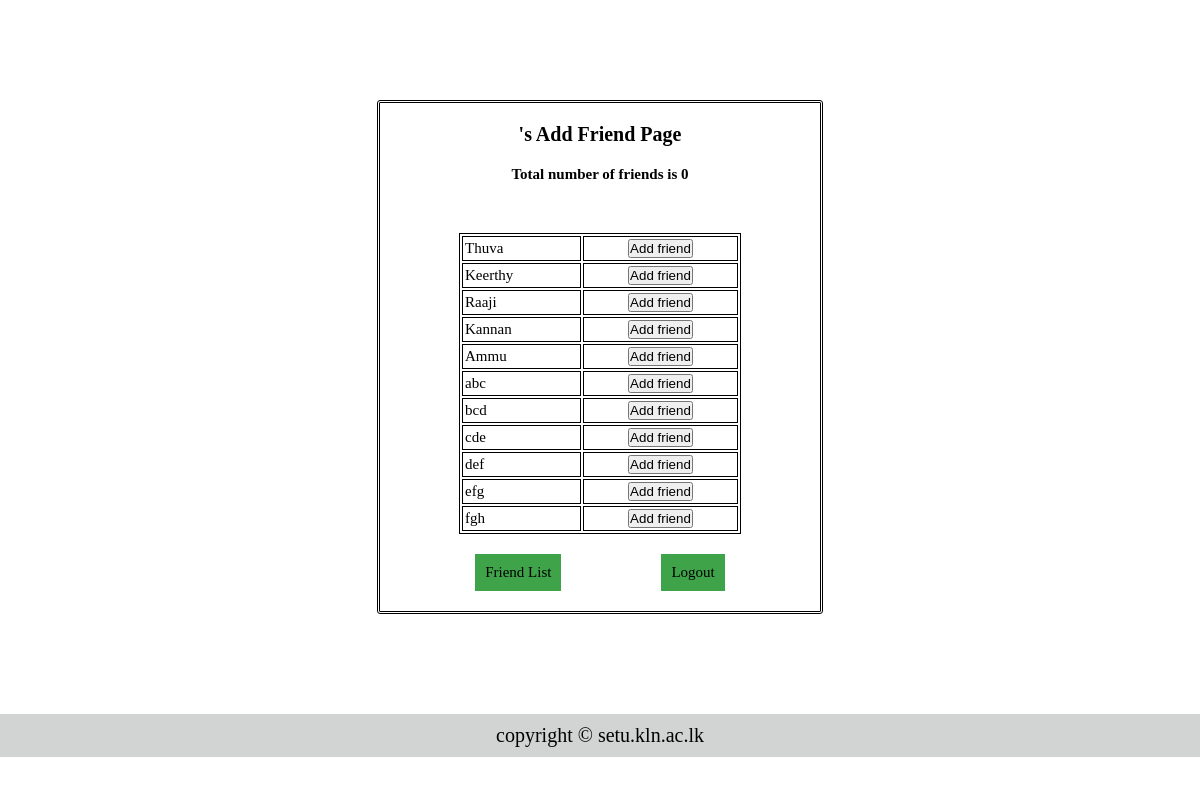
The app's page /friendadd.php with its own data.
### tables this page shows
CREATE TABLE `friends` (
  `friend_id` int(11) NOT NULL,
  `friend_email` varchar(50) NOT NULL,
  `password` varchar(20) NOT NULL,
  `profile_name` varchar(30) NOT NULL,
  `date_started` timestamp NOT NULL DEFAULT current_timestamp() ON UPDATE current_timestamp(),
  `num_of_friends` int(10) NOT NULL
);

### friendadd.php (the view, shortened to what this page needs)
<?php
include 'config.php';
?>
<!DOCTYPE html>
<html lang="en">
<head>
    <link rel="stylesheet" href="style.css">
</head>
<body>
    <div class="friendadd">
        <div class="content">
        <h3><b><span>
            <?php echo $_SESSION['name'] ?>'s</span> Add Friend Page</b></h3>
        <p><b>Total number of friends is <span>
            <?php
               if(isset($_SESSION['no_of_friends']))
                 echo $_SESSION['no_of_friends'];
               else
                  echo '0';
            ?>
        </span></b></p>
    <div class="table">
        <table>
        <?php
           $query = "SELECT friend_id, profile_name
           FROM friends
           WHERE friend_email != '" . $_SESSION['email'] . "'
           AND friend_id NOT IN (
             SELECT friend_id2
             FROM myfriends
             WHERE friend_id1 = '" . $_SESSION['id'] . "' )
            AND friend_id NOT IN (
                SELECT friend_id1
                FROM myfriends
                WHERE friend_id2 = '" . $_SESSION['id'] . "' )";
           $select_user = mysqli_query($conn, $query);
            if(mysqli_num_rows($select_user)>0){
                while($row = mysqli_fetch_assoc($select_user)){
                    echo' <tr><td>'.$row['profile_name'].'</td>
                         <td class="add-btn">
                          <form method="post">
                          <input type="hidden" name="friend-id" value="' . $row['friend_id'] . '">
                          <input type="submit" name="add-btn" class="add-btn" value="Add friend">
                          </form></td></tr>';
                }
            }
        ?>
        </table>
    </div>
        <div class="button">
           <a href="friendList.php" class="btn" id="friendList">Friend List</a>
           <a href="logout.php" class="btn" id="logout">Logout</a>
        </div>
       </div>
       <div class="footer">copyright &copy setu.kln.ac.lk</div>
    </div>
</body>
</html>

### style.css (style rules this page uses)
* { margin:0; padding:0; text-decoration: none; }
html { font-size: 62.5%; }
:root { --ash: #d1d4d2; --green: #3fa449; --red:#e41414; --white: #fff; --black:#000; }
.footer { background-color: var(--ash); font-size: 2rem; padding:1rem; text-align: center; }
.friendadd .content { width: 40rem; display: flex; flex-direction: column; justify-content: center; align-items: center; margin: 10rem auto; border-color: var(--black); border-style: double; z-index: 1000; border-radius: .3rem; padding:2rem; }
.friendadd .content h3 { font-size: 2rem; margin-bottom: 2rem; }
.friendadd .content p { font-size: 1.5rem; margin-bottom: 3rem; }
.friendadd .content .button { display: flex; justify-content: space-between; }
.friendadd .content .button .btn { background-color: var(--green); border: none; padding: 1rem; margin: 0 5rem; color: var(--black); font-size: 1.5rem; }
.friendadd .content .table { font-size: 1.5rem; color: var(--black); width: 70%; border: 1px solid black; margin: 2rem auto; }
.friendadd .content .table table { width: 100%; }
.friendadd .content .table td { border: 1px solid black; padding: .2rem; text-align: left; }
.friendadd .content .table .add-btn { text-align: center; }

### records on screen
friends: profile_name "Thuva"
friends: profile_name "Keerthy"
friends: profile_name "Raaji"
friends: profile_name "Kannan"
friends: profile_name "Ammu"
friends: profile_name "abc"
friends: profile_name "bcd"
friends: profile_name "cde"
friends: profile_name "def"
friends: profile_name "efg"
friends: profile_name "fgh"
